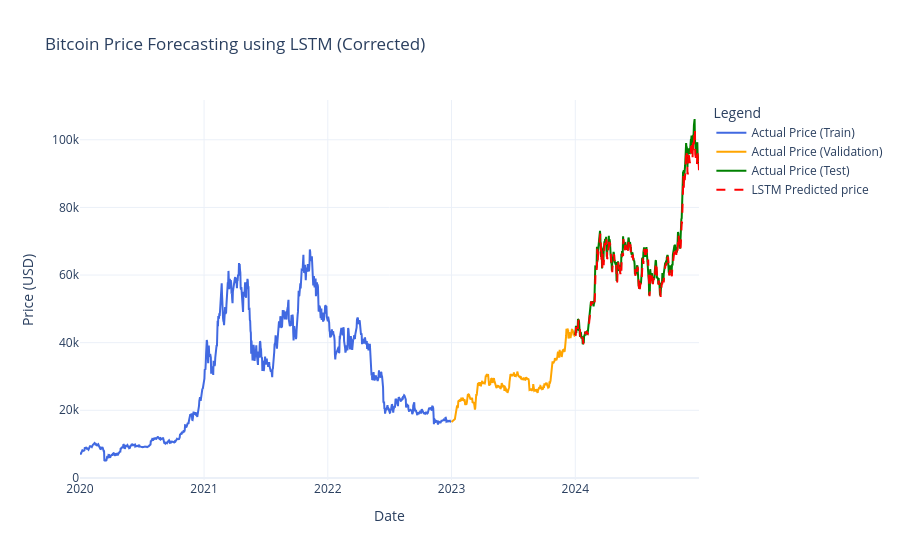

The cell this chart's notebook holds for it:
### Markdown cell above
## 10. Prepare Data for Plotting and Visualize Results

### Code cell
# Get original data indices corresponding to train/val/test periods
train_dates = df_BTC.index[:training_data_len]
val_dates = df_BTC.index[training_data_len:val_idx_end]
test_dates = df_BTC.index[val_idx_end:]

# Ensure prediction length matches test dates length
if len(predictions_unscaled) != len(test_dates):
    print(f"Warning: Length mismatch between predictions ({len(predictions_unscaled)}) and test dates ({len(test_dates)}). Adjusting plot data.")
    # Attempt to align - this assumes prediction starts on the first test date
    min_len = min(len(predictions_unscaled), len(test_dates))
    plot_test_dates = test_dates[:min_len]
    plot_predictions = predictions_unscaled[:min_len]
    plot_y_test_unscaled = y_test_unscaled[:min_len]
else:
    plot_test_dates = test_dates
    plot_predictions = predictions_unscaled
    plot_y_test_unscaled = y_test_unscaled


# Create DataFrames for plotting
train_plot_df = pd.DataFrame({'Date': train_dates, 'Close': df_BTC['Close'][:training_data_len]})
val_plot_df = pd.DataFrame({'Date': val_dates, 'Close': df_BTC['Close'][training_data_len:val_idx_end]})
test_plot_df = pd.DataFrame({'Date': plot_test_dates, 'Close': plot_y_test_unscaled.flatten(), 'Predictions': plot_predictions.flatten()})


# Plot the results using Plotly
fig = go.Figure()
fig.add_trace(go.Scatter(x=train_plot_df.Date, y=train_plot_df.Close, mode='lines', name='Actual Price (Train)', line=dict(color='royalblue')))
fig.add_trace(go.Scatter(x=val_plot_df.Date, y=val_plot_df.Close, mode='lines', name='Actual Price (Validation)', line=dict(color='orange')))
fig.add_trace(go.Scatter(x=test_plot_df.Date, y=test_plot_df.Close, mode='lines', name='Actual Price (Test)', line=dict(color='green')))
fig.add_trace(go.Scatter(x=test_plot_df.Date, y=test_plot_df.Predictions, mode='lines', name='LSTM Predicted price', line=dict(color='red', dash='dash')))

fig.update_layout(
    title="Bitcoin Price Forecasting using LSTM (Corrected)",
    xaxis_title="Date",
    yaxis_title="Price (USD)",
    legend_title="Legend",
    template="plotly_white"
)
fig.show()

### Figure 1 — Plotly figure (JSON) as saved in the notebook; plotly's stock layout.template omitted (floating-point values rounded to 4 significant figures; data arrays with more than 128 entries replaced by an {"elided": "..."} marker saying what was removed)
{"data": [{"line": {"color": "royalblue"}, "mode": "lines", "name": "Actual Price (Train)", "type": "scatter", "x": {"elided": "1096 str values"}, "y": {"elided": "1096 float values"}}, {"line": {"color": "orange"}, "mode": "lines", "name": "Actual Price (Validation)", "type": "scatter", "x": {"elided": "365 str values"}, "y": {"elided": "365 float values"}}, {"line": {"color": "green"}, "mode": "lines", "name": "Actual Price (Test)", "type": "scatter", "x": {"elided": "366 str values"}, "y": {"elided": "366 float values"}}, {"line": {"color": "red", "dash": "dash"}, "mode": "lines", "name": "LSTM Predicted price", "type": "scatter", "x": {"elided": "366 str values"}, "y": {"elided": "366 float values"}}], "layout": {"legend": {"title": {"text": "Legend"}}, "title": {"text": "Bitcoin Price Forecasting using LSTM (Corrected)"}, "xaxis": {"title": {"text": "Date"}}, "yaxis": {"title": {"text": "Price (USD)"}}}}
